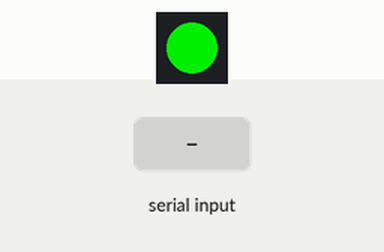
Recording of a sketch running on a simulated Arduino Uno, built with avr-gcc and run on an emulated ATmega328P. On the bench: 1 RGB LEDs in strip order, left to right. The inputs (shaded band) are chosen by the test bench. Dim RGB values are drawn brighter than linear; the strip is taken to match the declared colour order; what the sketch prints to the serial monitor is not drawn.

Above: at 1.2 s.
1.3 s: "r" received over Serial
At 2.2 s:
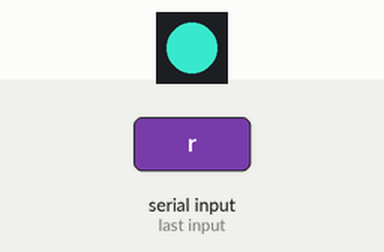
4.3 s: "m" received over Serial
At 6.0 s:
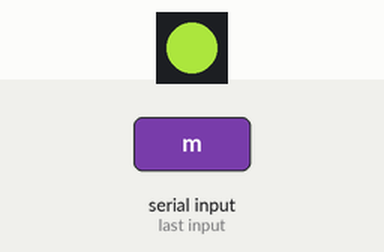
7.3 s: "w" received over Serial
At 7.9 s:
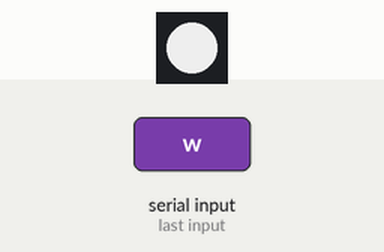
8.9 s: "b" received over Serial
At 9.5 s:
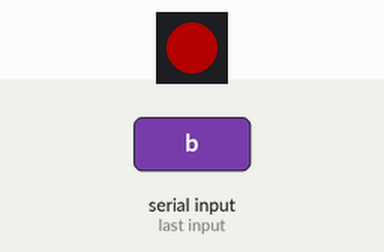
10.4 s: "r" received over Serial
At 11.8 s:
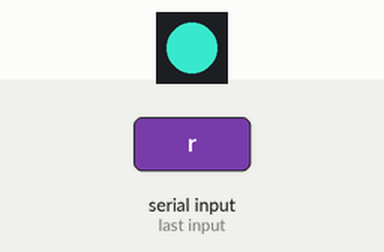
13.4 s: "r" received over Serial
Timing chart, 0 to 16.4 s (numbered marks = the images above; inputs shaded):
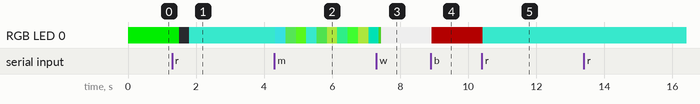

The sketch:

SerialLED.ino
```cpp
#define VERSION "1.00a0"
#include <Adafruit_NeoPixel.h>

#define LEDPIN    6
#define NUM_LEDS  1

char data;

// r g b w : Colors for Rainbow
int rainbow_color[14][4] = {
  {255, 0 , 0, 0}, // red
  {120, 30, 0, 25}, //faded orange
  {209, 148, 0, 15}, // goldish
  {75, 97, 0, 20}, // light green
  {63, 217, 0, 21}, // really green
  {0, 158, 0, 209}, // seafoam
  {0, 162, 97, 106}, // turquoise
  {0, 115, 72, 0}, // aqua
  {0, 122, 240, 41}, // cerulean
  {0, 50, 185, 0}, // ocean
  {0, 0, 255, 121}, // baby blue
  {255, 0, 255, 180}, // lilac
  {127, 0, 171, 0}, // iris
  {176, 0, 148, 56} // orchid
};

int mood_color[11][4] = {
  {255, 0 , 100, 0}, // fushia
  {153, 0, 153, 50}, //rose
  {176, 0, 148, 56}, // orchid
  {205, 0, 95, 50}, // baby pink
  {206, 0, 166, 0}, // Unicorn pink
  {140, 0, 0, 84}, // daisy
  {138, 0, 0, 75}, // Dusk
  {255, 20, 0, 60}, // sunset
  {120, 30, 0, 25}, // faded orange
  {255, 70, 0, 35}, // orange cream
  {165, 109, 0, 61} // ambient
};

//Pixel colors go GRB
Adafruit_NeoPixel LED = Adafruit_NeoPixel(NUM_LEDS, LEDPIN, NEO_RGBW);

void setup() {
  // Starts serial. XBee must be connected to RX and TX pins 0 and 1 and able to join the network
  Serial.begin(9600);
  LED.begin();
  LED.setBrightness(200);
  LED.show(); //Init all the LEDs to off
}

//TODO: Add functions here
void redflash()
{
  LED.setPixelColor(0, LED.Color(0, 255, 0, 0));
  LED.setPixelColor(1, LED.Color(0, 255, 0, 0));
  LED.show();
  //TODO: This may cause issues with how the system collects data. May need to figure out a way to get around that. Make nonblocking
  delay(500);
  LED.setPixelColor(0, LED.Color(0, 0, 0, 0));
  LED.setPixelColor(1, LED.Color(0, 0, 0, 0));
  LED.show();
}

void rainbow()
{
  int r,g,b,w;
  // take lights through Color spectrum
  for (int x = 0; x < 14; x++){
    r = rainbow_color[x][0];
    g = rainbow_color[x][1];
    b = rainbow_color[x][2];
    w = rainbow_color[x][3];
    LED.setPixelColor(0, LED.Color(g, r, b, w));
    LED.setPixelColor(1, LED.Color(g, r, b, w));
    LED.show();
  }
}

void warmwhite()
{
  LED.setPixelColor(0, LED.Color(0, 0, 0, 255));
  LED.setPixelColor(1, LED.Color(0, 0, 0, 255));
  LED.show();
}

void candle()
{
  //Warm white with a bit more orange in there
  LED.setPixelColor(0, LED.Color(30, 50, 0, 175));
  LED.setPixelColor(1, LED.Color(30, 50, 0, 175));
  LED.show();
}

void mood()
{
  //Go from pink to red to orange and then back
  int r,g,b,w;
  for (int x = 0; x < 11; x++){
    r = mood_color[x][0];
    g = mood_color[x][1];
    b = mood_color[x][2];
    w = mood_color[x][3];
    LED.setPixelColor(0, LED.Color(g, r, b, w));
    LED.setPixelColor(1, LED.Color(g, r, b, w));
    LED.show();
    delay(20);
  }
}

void wave()
{
    int g = 80;
    int b = 255;
    for ( int i = 0; i < 25; i++)
    {
      LED.setPixelColor(0, LED.Color(g + 2, 0, b - 2, 0));
      LED.setPixelColor(1, LED.Color(g + 4, 0, b - 4, 0));
      LED.show();
    }
    for ( int i = 0; i < 25; i++)
    {
      LED.setPixelColor(0, LED.Color(g - 2, 0, b + 2, 0));
      LED.setPixelColor(1, LED.Color(g - 4, 0, b + 4, 0));
      LED.show();
    }
}

void loop() {
  //Check if data is available
  if (Serial.available())
  {
     //If so, store data in variable and echo the character as an OK
     data = Serial.read();
     Serial.write(data);
     delay(10);
  }

  //Read variable and run light associated. Make sure the variable stays long enough to run the program multiple times
  switch(data)
  {
    case 'r' :
      //Run through the rainbow. See Color definition  above for values
      rainbow();
      break;
    case 'w':
      //Display a warm white LED
      warmwhite();
      break;
    case 'c':
      //Run the warm white with some varying reds and oranges to create a more orange Color
      candle();
      break;
    case 'm':
      //Run through different reds and oranges in a mood lighting-esque fashion
      mood();
      break;
    case 'b':
      wave();
      break;
    default:
      //Set the basic command to just flash the red LED
      redflash();
  }
}
```

Measured:
- after the input at 8.9 s, RGB LED 0: RGB(200, 200, 200) → RGB(61, 0, 0) at once
- after the input at 13.4 s, every drawn part: stays the same
